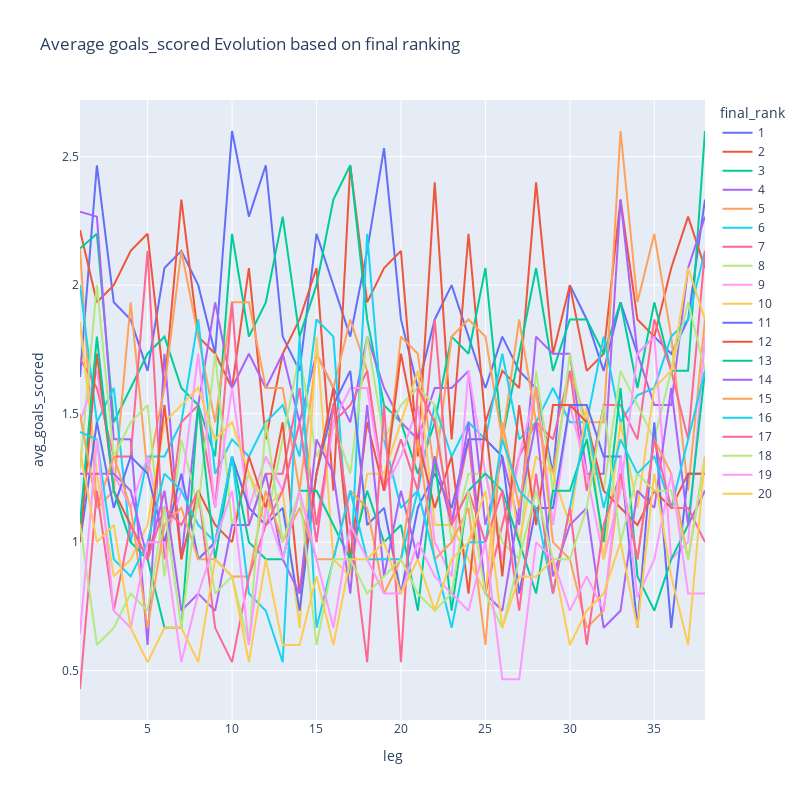

This figure's notebook cell:
### Code cell
plot_plotly_kpi(df=df, kpi='goals_scored', not_show_standard_deviation=True)

### Figure 1 — Plotly figure (JSON) as saved in the notebook; plotly's stock layout.template omitted (floating-point values rounded to 4 significant figures)
{"data": [{"hovertemplate": "final_rank=1<br>leg=%{x}<br>avg_goals_scored=%{y}<extra></extra>", "legendgroup": "1", "line": {"color": "#636efa", "dash": "solid"}, "mode": "lines", "name": "1", "orientation": "v", "showlegend": true, "type": "scatter", "x": [1, 2, 3, 4, 5, 6, 7, 8, 9, 10, 11, 12, 13, 14, 15, 16, 17, 18, 19, 20, 21, 22, 23, 24, 25, 26, 27, 28, 29, 30, 31, 32, 33, 34, 35, 36, 37, 38], "xaxis": "x", "y": [1.643, 2.467, 1.933, 1.867, 1.667, 2.067, 2.133, 2, 1.733, 2.6, 2.267, 2.467, 1.8, 1.667, 2.2, 2, 1.8, 2.133, 2.533, 1.867, 1.6, 1.867, 2, 1.8, 1.6, 1.8, 1.667, 1.6, 1.267, 2, 1.867, 1.667, 1.933, 1.733, 1.8, 1.733, 1.867, 2.333], "yaxis": "y"}, {"hovertemplate": "final_rank=2<br>leg=%{x}<br>avg_goals_scored=%{y}<extra></extra>", "legendgroup": "2", "line": {"color": "#EF553B", "dash": "solid"}, "mode": "lines", "name": "2", "orientation": "v", "showlegend": true, "type": "scatter", "x": [1, 2, 3, 4, 5, 6, 7, 8, 9, 10, 11, 12, 13, 14, 15, 16, 17, 18, 19, 20, 21, 22, 23, 24, 25, 26, 27, 28, 29, 30, 31, 32, 33, 34, 35, 36, 37, 38], "xaxis": "x", "y": [2.214, 1.933, 2, 2.133, 2.2, 1.6, 2.333, 1.8, 1.733, 1.6, 2.067, 1.4, 1.733, 1.867, 2.067, 1.2, 2.467, 1.933, 2.067, 2.133, 1.333, 2.4, 1.4, 2.2, 1.467, 1.667, 1.6, 2.4, 1.733, 2, 1.667, 1.733, 2.333, 1.867, 1.8, 2.067, 2.267, 2.067], "yaxis": "y"}, {"hovertemplate": "final_rank=3<br>leg=%{x}<br>avg_goals_scored=%{y}<extra></extra>", "legendgroup": "3", "line": {"color": "#00cc96", "dash": "solid"}, "mode": "lines", "name": "3", "orientation": "v", "showlegend": true, "type": "scatter", "x": [1, 2, 3, 4, 5, 6, 7, 8, 9, 10, 11, 12, 13, 14, 15, 16, 17, 18, 19, 20, 21, 22, 23, 24, 25, 26, 27, 28, 29, 30, 31, 32, 33, 34, 35, 36, 37, 38], "xaxis": "x", "y": [2.143, 2.2, 1.467, 1.6, 1.733, 1.8, 1.6, 1.533, 1.333, 2.2, 1.8, 1.933, 2.267, 1.8, 2, 2.333, 2.467, 1.867, 1.533, 1.467, 1.267, 1.467, 1.8, 1.733, 2.067, 1.4, 1.733, 2.067, 1.667, 1.867, 1.867, 1.733, 1.933, 1.6, 1.933, 1.667, 1.667, 2.6], "yaxis": "y"}, {"hovertemplate": "final_rank=4<br>leg=%{x}<br>avg_goals_scored=%{y}<extra></extra>", "legendgroup": "4", "line": {"color": "#ab63fa", "dash": "solid"}, "mode": "lines", "name": "4", "orientation": "v", "showlegend": true, "type": "scatter", "x": [1, 2, 3, 4, 5, 6, 7, 8, 9, 10, 11, 12, 13, 14, 15, 16, 17, 18, 19, 20, 21, 22, 23, 24, 25, 26, 27, 28, 29, 30, 31, 32, 33, 34, 35, 36, 37, 38], "xaxis": "x", "y": [2.286, 2.267, 1.4, 1.4, 0.6, 1.733, 0.9333, 1.533, 1.933, 1.6, 1.733, 1.6, 1.733, 1.467, 1.733, 1.6, 1.467, 1.8, 1.6, 1.467, 1.4, 1.6, 1.6, 1.667, 1.067, 1.333, 1.067, 1.8, 1.733, 1.733, 1.267, 1.267, 2.333, 1.733, 1.533, 1.533, 2.067, 2.267], "yaxis": "y"}, {"hovertemplate": "final_rank=5<br>leg=%{x}<br>avg_goals_scored=%{y}<extra></extra>", "legendgroup": "5", "line": {"color": "#FFA15A", "dash": "solid"}, "mode": "lines", "name": "5", "orientation": "v", "showlegend": true, "type": "scatter", "x": [1, 2, 3, 4, 5, 6, 7, 8, 9, 10, 11, 12, 13, 14, 15, 16, 17, 18, 19, 20, 21, 22, 23, 24, 25, 26, 27, 28, 29, 30, 31, 32, 33, 34, 35, 36, 37, 38], "xaxis": "x", "y": [2.143, 1.133, 1.2, 1.933, 1.267, 1.6, 2.133, 1.8, 1.467, 1.933, 1.933, 1.6, 1.6, 1.2, 1.733, 1.6, 1.867, 1.667, 1.2, 1.8, 1.733, 1.267, 1.8, 1.867, 1.8, 1.4, 1.867, 1.467, 1.267, 1.667, 1.467, 1.467, 2.6, 1.933, 2.2, 1.8, 1.2, 1.867], "yaxis": "y"}, {"hovertemplate": "final_rank=6<br>leg=%{x}<br>avg_goals_scored=%{y}<extra></extra>", "legendgroup": "6", "line": {"color": "#19d3f3", "dash": "solid"}, "mode": "lines", "name": "6", "orientation": "v", "showlegend": true, "type": "scatter", "x": [1, 2, 3, 4, 5, 6, 7, 8, 9, 10, 11, 12, 13, 14, 15, 16, 17, 18, 19, 20, 21, 22, 23, 24, 25, 26, 27, 28, 29, 30, 31, 32, 33, 34, 35, 36, 37, 38], "xaxis": "x", "y": [2, 1.467, 1.6, 1, 1.333, 1.333, 1.467, 1.867, 1.267, 1.4, 1.333, 1.467, 1.533, 1.333, 1.867, 1.8, 0.8667, 2.2, 1.4, 1.133, 1.2, 1.533, 1.333, 1.467, 1.4, 1.733, 1.4, 1.467, 1.6, 1.467, 1.467, 1.8, 1.467, 1.571, 1.6, 1.8, 1.867, 2.133], "yaxis": "y"}, {"hovertemplate": "final_rank=7<br>leg=%{x}<br>avg_goals_scored=%{y}<extra></extra>", "legendgroup": "7", "line": {"color": "#FF6692", "dash": "solid"}, "mode": "lines", "name": "7", "orientation": "v", "showlegend": true, "type": "scatter", "x": [1, 2, 3, 4, 5, 6, 7, 8, 9, 10, 11, 12, 13, 14, 15, 16, 17, 18, 19, 20, 21, 22, 23, 24, 25, 26, 27, 28, 29, 30, 31, 32, 33, 34, 35, 36, 37, 38], "xaxis": "x", "y": [1.714, 1.6, 1.333, 1.333, 2.133, 0.9333, 1.467, 1.533, 1.133, 1.933, 1.067, 1.267, 1.267, 1.6, 1.067, 1.467, 1.533, 1.667, 1.2, 1.4, 1.2, 1.867, 1.067, 1.4, 0.8, 1.067, 1.333, 1.467, 1.4, 1.667, 1.2, 1.533, 1.533, 1.4, 1.867, 1.667, 1.4, 2.133], "yaxis": "y"}, {"hovertemplate": "final_rank=8<br>leg=%{x}<br>avg_goals_scored=%{y}<extra></extra>", "legendgroup": "8", "line": {"color": "#B6E880", "dash": "solid"}, "mode": "lines", "name": "8", "orientation": "v", "showlegend": true, "type": "scatter", "x": [1, 2, 3, 4, 5, 6, 7, 8, 9, 10, 11, 12, 13, 14, 15, 16, 17, 18, 19, 20, 21, 22, 23, 24, 25, 26, 27, 28, 29, 30, 31, 32, 33, 34, 35, 36, 37, 38], "xaxis": "x", "y": [1.286, 2, 1.333, 1.467, 1.533, 0.8667, 1.4, 1.133, 1.733, 1.067, 1.267, 1.067, 1.4, 1.733, 1.333, 1.467, 1.267, 1.8, 1.4, 1.533, 1.6, 1.533, 1, 1.267, 1.267, 1, 0.9333, 1.667, 1.2, 1.733, 1.4, 1.2, 1.667, 1.533, 1.4, 1.667, 1.933, 1.667], "yaxis": "y"}, {"hovertemplate": "final_rank=9<br>leg=%{x}<br>avg_goals_scored=%{y}<extra></extra>", "legendgroup": "9", "line": {"color": "#FF97FF", "dash": "solid"}, "mode": "lines", "name": "9", "orientation": "v", "showlegend": true, "type": "scatter", "x": [1, 2, 3, 4, 5, 6, 7, 8, 9, 10, 11, 12, 13, 14, 15, 16, 17, 18, 19, 20, 21, 22, 23, 24, 25, 26, 27, 28, 29, 30, 31, 32, 33, 34, 35, 36, 37, 38], "xaxis": "x", "y": [1.467, 1.667, 1.267, 1.133, 1.333, 1, 1.2, 1.733, 1.133, 1.6, 1.133, 1.333, 1.2, 1.467, 1, 1.467, 1.6, 1.6, 1.2, 1.333, 1.533, 1, 0.8667, 1.667, 1.267, 0.9333, 1.333, 1.6, 1.067, 1.533, 1.267, 0.9333, 1.2, 1.733, 1.8, 0.9333, 1, 1.8], "yaxis": "y"}, {"hovertemplate": "final_rank=10<br>leg=%{x}<br>avg_goals_scored=%{y}<extra></extra>", "legendgroup": "10", "line": {"color": "#FECB52", "dash": "solid"}, "mode": "lines", "name": "10", "orientation": "v", "showlegend": true, "type": "scatter", "x": [1, 2, 3, 4, 5, 6, 7, 8, 9, 10, 11, 12, 13, 14, 15, 16, 17, 18, 19, 20, 21, 22, 23, 24, 25, 26, 27, 28, 29, 30, 31, 32, 33, 34, 35, 36, 37, 38], "xaxis": "x", "y": [1.857, 1.267, 0.8667, 0.9333, 1.067, 1.467, 1.533, 1.6, 1.4, 1.467, 1.267, 1.133, 1.2, 0.6667, 1.8, 0.9333, 0.8667, 1.267, 1.267, 1.467, 1.667, 1.067, 1.067, 0.9333, 0.8, 1.467, 1, 1.333, 1.267, 1.067, 1.533, 0.9333, 1.467, 1.133, 1.6, 1.667, 2.067, 1.867], "yaxis": "y"}, {"hovertemplate": "final_rank=11<br>leg=%{x}<br>avg_goals_scored=%{y}<extra></extra>", "legendgroup": "11", "line": {"color": "#636efa", "dash": "solid"}, "mode": "lines", "name": "11", "orientation": "v", "showlegend": true, "type": "scatter", "x": [1, 2, 3, 4, 5, 6, 7, 8, 9, 10, 11, 12, 13, 14, 15, 16, 17, 18, 19, 20, 21, 22, 23, 24, 25, 26, 27, 28, 29, 30, 31, 32, 33, 34, 35, 36, 37, 38], "xaxis": "x", "y": [1, 1.467, 1.133, 1.333, 1.267, 1, 1.267, 0.9333, 1, 1.333, 1.133, 1.067, 1.133, 0.7333, 1.267, 1.533, 1.667, 1.067, 1.133, 0.8, 1.133, 1.267, 1.133, 1.4, 1.4, 1.333, 0.8, 1.133, 1.133, 1.533, 1.533, 1.333, 1.333, 0.6667, 1.467, 0.6667, 1.267, 1.267], "yaxis": "y"}, {"hovertemplate": "final_rank=12<br>leg=%{x}<br>avg_goals_scored=%{y}<extra></extra>", "legendgroup": "12", "line": {"color": "#EF553B", "dash": "solid"}, "mode": "lines", "name": "12", "orientation": "v", "showlegend": true, "type": "scatter", "x": [1, 2, 3, 4, 5, 6, 7, 8, 9, 10, 11, 12, 13, 14, 15, 16, 17, 18, 19, 20, 21, 22, 23, 24, 25, 26, 27, 28, 29, 30, 31, 32, 33, 34, 35, 36, 37, 38], "xaxis": "x", "y": [1, 1.733, 1.2, 1.067, 0.9333, 1.533, 0.9333, 1.2, 1.067, 1, 1.333, 1.133, 1.467, 0.8, 1.267, 1.6, 0.9333, 1.467, 1.2, 1.733, 1.4, 1.133, 1.333, 0.8, 1.467, 0.8667, 1.533, 1.067, 1.533, 1.533, 1.467, 1.2, 1.133, 1.067, 1.2, 1.133, 1.267, 1.267], "yaxis": "y"}, {"hovertemplate": "final_rank=13<br>leg=%{x}<br>avg_goals_scored=%{y}<extra></extra>", "legendgroup": "13", "line": {"color": "#00cc96", "dash": "solid"}, "mode": "lines", "name": "13", "orientation": "v", "showlegend": true, "type": "scatter", "x": [1, 2, 3, 4, 5, 6, 7, 8, 9, 10, 11, 12, 13, 14, 15, 16, 17, 18, 19, 20, 21, 22, 23, 24, 25, 26, 27, 28, 29, 30, 31, 32, 33, 34, 35, 36, 37, 38], "xaxis": "x", "y": [1.071, 1.8, 1.2, 1, 0.9333, 0.6667, 0.6667, 1.533, 0.9333, 1.333, 1, 0.9333, 0.9333, 1.2, 1.2, 1.067, 0.9333, 1.2, 1, 1.067, 0.7333, 1.333, 0.7333, 1.2, 1.267, 1.2, 1, 0.8, 1.2, 1.2, 1.4, 1, 1.6, 0.8667, 0.7333, 0.9333, 1.067, 1.667], "yaxis": "y"}, {"hovertemplate": "final_rank=14<br>leg=%{x}<br>avg_goals_scored=%{y}<extra></extra>", "legendgroup": "14", "line": {"color": "#ab63fa", "dash": "solid"}, "mode": "lines", "name": "14", "orientation": "v", "showlegend": true, "type": "scatter", "x": [1, 2, 3, 4, 5, 6, 7, 8, 9, 10, 11, 12, 13, 14, 15, 16, 17, 18, 19, 20, 21, 22, 23, 24, 25, 26, 27, 28, 29, 30, 31, 32, 33, 34, 35, 36, 37, 38], "xaxis": "x", "y": [1.267, 1.267, 1.267, 1.2, 0.9333, 1.2, 0.7333, 0.8, 0.7333, 1.067, 1.067, 1.267, 0.9333, 0.8, 1.4, 1.267, 0.8, 1.533, 0.8667, 1.2, 0.9333, 1.333, 1.067, 1.467, 0.8, 0.7333, 1.133, 1.467, 0.8667, 1.067, 1.133, 0.6667, 0.7333, 1.2, 1.133, 1.6, 1.067, 1.2], "yaxis": "y"}, {"hovertemplate": "final_rank=15<br>leg=%{x}<br>avg_goals_scored=%{y}<extra></extra>", "legendgroup": "15", "line": {"color": "#FFA15A", "dash": "solid"}, "mode": "lines", "name": "15", "orientation": "v", "showlegend": true, "type": "scatter", "x": [1, 2, 3, 4, 5, 6, 7, 8, 9, 10, 11, 12, 13, 14, 15, 16, 17, 18, 19, 20, 21, 22, 23, 24, 25, 26, 27, 28, 29, 30, 31, 32, 33, 34, 35, 36, 37, 38], "xaxis": "x", "y": [1.5, 1.133, 1.333, 1.133, 0.6667, 1.067, 1.133, 0.9333, 0.9333, 0.8667, 0.8667, 1.2, 1, 1.133, 0.9333, 0.9333, 1.2, 1.133, 0.8, 0.9333, 1.4, 0.9333, 1, 1.133, 0.6, 1.467, 1.133, 1.6, 1, 0.9333, 0.6667, 0.7333, 1.267, 0.9333, 1.4, 1.267, 0.9333, 1.333], "yaxis": "y"}, {"hovertemplate": "final_rank=16<br>leg=%{x}<br>avg_goals_scored=%{y}<extra></extra>", "legendgroup": "16", "line": {"color": "#19d3f3", "dash": "solid"}, "mode": "lines", "name": "16", "orientation": "v", "showlegend": true, "type": "scatter", "x": [1, 2, 3, 4, 5, 6, 7, 8, 9, 10, 11, 12, 13, 14, 15, 16, 17, 18, 19, 20, 21, 22, 23, 24, 25, 26, 27, 28, 29, 30, 31, 32, 33, 34, 35, 36, 37, 38], "xaxis": "x", "y": [1.429, 1.4, 0.9333, 0.8667, 1, 1.267, 1.2, 1.067, 1, 1.333, 0.8, 0.7333, 0.5333, 1.8, 0.6667, 0.9333, 1.2, 0.9333, 0.9333, 0.9333, 1.2, 0.9333, 0.6667, 1, 1, 1.4, 1.2, 1.133, 0.8, 1.133, 1.467, 1.133, 1.4, 1.267, 1.333, 1.133, 1.4, 1.667], "yaxis": "y"}, {"hovertemplate": "final_rank=17<br>leg=%{x}<br>avg_goals_scored=%{y}<extra></extra>", "legendgroup": "17", "line": {"color": "#FF6692", "dash": "solid"}, "mode": "lines", "name": "17", "orientation": "v", "showlegend": true, "type": "scatter", "x": [1, 2, 3, 4, 5, 6, 7, 8, 9, 10, 11, 12, 13, 14, 15, 16, 17, 18, 19, 20, 21, 22, 23, 24, 25, 26, 27, 28, 29, 30, 31, 32, 33, 34, 35, 36, 37, 38], "xaxis": "x", "y": [0.4286, 1.2, 0.7333, 1.067, 0.9333, 1.133, 1.067, 1.2, 0.6667, 0.5333, 0.8667, 1.067, 1.2, 1.467, 1, 1.533, 1.067, 0.5333, 1.533, 0.5333, 1.6, 1.467, 1.067, 1.2, 1, 1.2, 0.7333, 1.267, 0.8, 1.133, 0.6, 1.067, 1.267, 0.9333, 1.4, 1.133, 1.133, 1], "yaxis": "y"}, {"hovertemplate": "final_rank=18<br>leg=%{x}<br>avg_goals_scored=%{y}<extra></extra>", "legendgroup": "18", "line": {"color": "#B6E880", "dash": "solid"}, "mode": "lines", "name": "18", "orientation": "v", "showlegend": true, "type": "scatter", "x": [1, 2, 3, 4, 5, 6, 7, 8, 9, 10, 11, 12, 13, 14, 15, 16, 17, 18, 19, 20, 21, 22, 23, 24, 25, 26, 27, 28, 29, 30, 31, 32, 33, 34, 35, 36, 37, 38], "xaxis": "x", "y": [1.071, 0.6, 0.6667, 0.8, 0.7333, 1.133, 0.6667, 1.2, 0.8, 0.8667, 0.6, 1.467, 1, 1.2, 0.6, 0.9333, 0.9333, 0.8, 0.8667, 0.9333, 0.8, 0.7333, 0.8, 1.2, 0.8, 0.6667, 0.9333, 1.2, 0.9333, 0.9333, 1.133, 1.533, 1, 1.267, 1.2, 1.2, 0.9333, 1.333], "yaxis": "y"}, {"hovertemplate": "final_rank=19<br>leg=%{x}<br>avg_goals_scored=%{y}<extra></extra>", "legendgroup": "19", "line": {"color": "#FF97FF", "dash": "solid"}, "mode": "lines", "name": "19", "orientation": "v", "showlegend": true, "type": "scatter", "x": [1, 2, 3, 4, 5, 6, 7, 8, 9, 10, 11, 12, 13, 14, 15, 16, 17, 18, 19, 20, 21, 22, 23, 24, 25, 26, 27, 28, 29, 30, 31, 32, 33, 34, 35, 36, 37, 38], "xaxis": "x", "y": [0.6429, 1.4, 0.7333, 0.6667, 1, 1, 0.5333, 0.8, 1, 1.2, 0.6, 1.133, 0.9333, 1.2, 0.9333, 0.6667, 1.067, 0.9333, 0.8, 0.8, 1, 0.8667, 0.8, 0.7333, 1, 0.4667, 0.4667, 1, 0.9333, 0.7333, 0.8667, 0.7333, 1.333, 0.7857, 0.9333, 1.267, 0.8, 0.8], "yaxis": "y"}, {"hovertemplate": "final_rank=20<br>leg=%{x}<br>avg_goals_scored=%{y}<extra></extra>", "legendgroup": "20", "line": {"color": "#FECB52", "dash": "solid"}, "mode": "lines", "name": "20", "orientation": "v", "showlegend": true, "type": "scatter", "x": [1, 2, 3, 4, 5, 6, 7, 8, 9, 10, 11, 12, 13, 14, 15, 16, 17, 18, 19, 20, 21, 22, 23, 24, 25, 26, 27, 28, 29, 30, 31, 32, 33, 34, 35, 36, 37, 38], "xaxis": "x", "y": [1.357, 1, 1.067, 0.6667, 0.5333, 0.6667, 0.6667, 0.5333, 0.9333, 0.8667, 0.5333, 0.9333, 0.6, 0.6, 0.8667, 0.6, 0.9333, 0.9333, 1, 0.8, 0.9333, 0.7333, 0.9333, 1, 1.2, 0.6667, 0.8667, 0.8667, 0.9333, 0.6, 0.7333, 0.8, 1, 0.6667, 1.267, 0.8667, 0.6, 1.333], "yaxis": "y"}], "layout": {"autosize": false, "height": 800, "legend": {"title": {"text": "final_rank"}, "tracegroupgap": 0}, "title": {"text": "Average goals_scored Evolution based on final ranking"}, "width": 800, "xaxis": {"anchor": "y", "domain": [0, 1], "title": {"text": "leg"}}, "yaxis": {"anchor": "x", "domain": [0, 1], "title": {"text": "avg_goals_scored"}}}}
